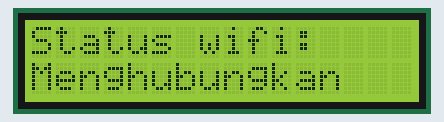
The sketch below on a simulated ESP8266 (NodeMCU). Shown: 16×2 character LCD. WiFi joins after 1.5 s; servers stay silent unless stated.

Above: at 0.1 s.
At 3.7 s:
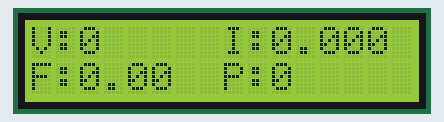

The sketch:

code_work.ino
```cpp
#include <Firebase.h>
#include <FirebaseArduino.h>
#include <ESP8266WiFi.h>
#include <Wire.h>
#include <LiquidCrystal_I2C.h>
#include <ModbusMaster.h>  // Komunikasi RS232/485 (via RTU protocol)
#include <SoftwareSerial.h>  //  ( NODEMCU ESP8266 )

// komunikasi dengan PZEM-004T
SoftwareSerial pzem(D5,D6);  // (TX,RX) NodeMCU
ModbusMaster node;

// konfigurasi wifi
const char* ssid = "WIFI_EXT"; // WIFI_EXT
const char* password = "!@#$%12345"; // terusmeganti

// konfigurasi firebase
#define FIREBASE_HOST "wattmeter-9f837.firebaseio.com"
#define FIREBASE_AUTH "AdNZTE00d93ym038JuNFUo4bHWEIejNLjwI0Mh6K"

// general
LiquidCrystal_I2C lcd(0x27 ,16,2);
int U, U_temp;
int P, P_temp;
float PF, PF_temp;
float I, I_temp;
uint8_t result;

void setup() {
  lcd.begin ();
  pzem.begin(9600);
  node.begin(1, pzem);
  WiFi.begin(ssid, password);
  lcd.setCursor(0, 0);
  lcd.print("Status wifi:");
  while(WiFi.status() != WL_CONNECTED) {
    lcd.setCursor(0, 1);
    lcd.print("Menghubungkan");
    delay(500);
  }
  Firebase.begin(FIREBASE_HOST, FIREBASE_AUTH);
  lcd.clear();
}

void loop() {
  result = node.readInputRegisters(0x0000, 10);
  if (result == node.ku8MBSuccess)  {
    U      = (node.getResponseBuffer(0x00)/10.0f);   // V
    I      = (node.getResponseBuffer(0x01)/1000.000f);   //  A
    PF     = (node.getResponseBuffer(0x08)/100.0f);
    P      = (U * I) * PF;   //  W
  }

  lcd.setCursor(0, 0);
  lcd.print("V:" + String(U) +"   ");
  if(U_temp != U){
     Firebase.setInt("tegangan", U);
     U_temp = U;
  }

  lcd.setCursor(8, 0);
  lcd.print("I:" + String(I, 3) +"   ");
  if(I_temp != I){
    Firebase.setFloat("arus", I);
    I_temp = I;
  }

  lcd.setCursor(0, 1);
  lcd.print("F:" + String(PF));
  if(PF_temp != PF){
    Firebase.setFloat("faktor_daya", PF);
    PF_temp = PF;
  }

  lcd.setCursor(8, 1);
  lcd.print("P:" + String(P) +"   ");
  if(P_temp != P){
    Firebase.setInt("daya", P);
    P_temp = P;
  }
  delay(2000);
}
```
